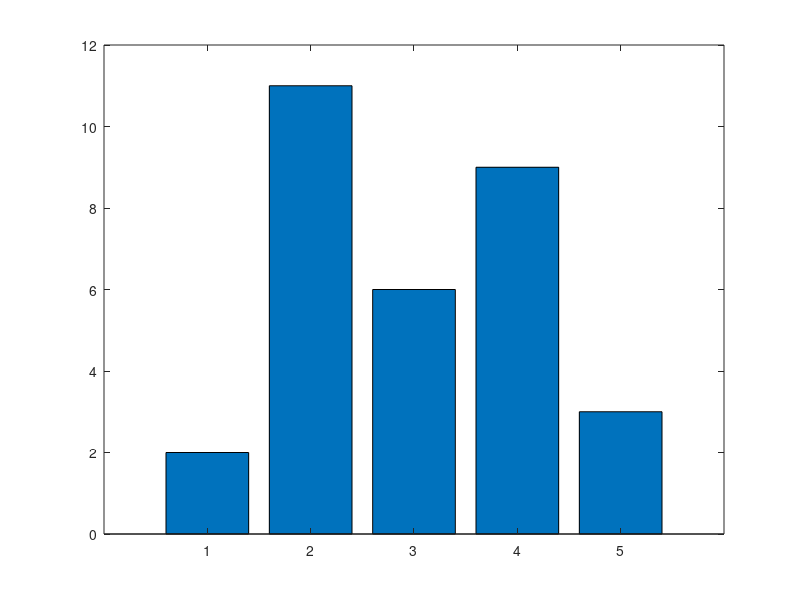
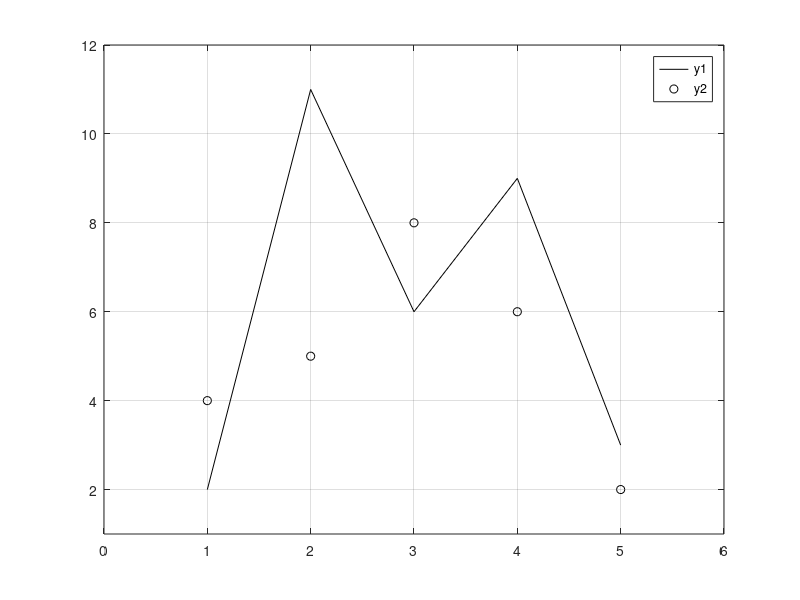

Reproduce these figures in MATLAB, in order.
% This creates 2 different plots, in 2 different % Figure Windows, to demonstrate some plot features
clf;
x = 1:5; % Not necessary 
y1 = [2 11 6 9 3]; 
y2 = [4 5 8 6 2]; 
% Put a bar chart in Figure 1 
figure(1);
bar(x,y1); 
% Put plots using different y values on one plot 
% with a legend 
figure(2);
plot(x,y1,'k');
hold on;
plot(x,y2,'ko');
grid on;
legend('y1','y2');
axis([0 6 1 12]);